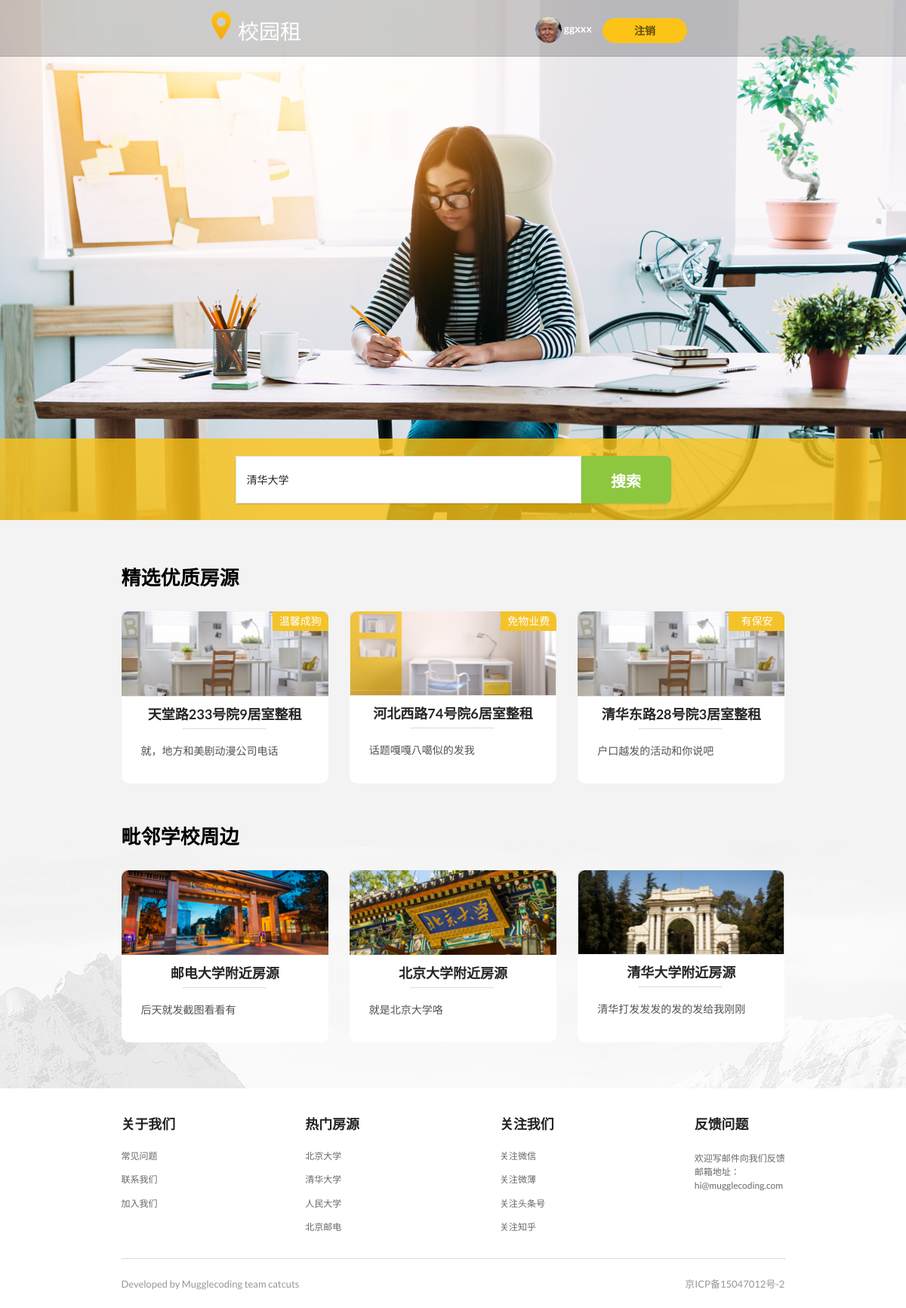
/index/ (signed in), run on the app's committed database.
### workapp/models.py (models this page shows, shortened)
class UserInfo(models.Model):
    belong_to = models.OneToOneField(to=User, related_name='profile')
    username = models.CharField(blank=True, null=False,unique=True,max_length=10)
    phone_number = models.CharField(max_length=11)
    ARTICLE_CHOICES = {
        ('保密', '保密'),
        ('男', '男'),
        ('女', '女'),
    }
    sex = models.CharField(choices=ARTICLE_CHOICES, max_length=10,default='保密')
    email = models.EmailField(blank=True, null=False)
    profile_image = models.ImageField(upload_to='avatar',default='avatar/wenhao.png')

class HouseInfo(models.Model):
    title = models.CharField(max_length=200)# 房源标题
    rent = models.IntegerField(default=1000)# 房源价格
    type = models.CharField(max_length=200)# 类型
    house = models.TextField(default="",blank=True)# 房屋信息
    mianji = models.IntegerField(default=50)
    louceng = models.TextField(default="",blank=True)
    address = models.CharField(max_length=200,blank=True)# 地址信息
    community = models.TextField(default="",blank=True)# 小区信息
    circum = models.TextField(default="",blank=True)# 周边信息
    translate = models.TextField(default="",blank=True)# 交通信息
    installations = models.CharField(max_length=200,blank=True)# 设施信息
    area_to = models.ManyToManyField(to=Area, related_name='area_to')# 房源对应学校名字
    label = models.CharField( max_length=200,blank=True)# 房源标签
    houseIntroduce = models.TextField(blank=True)# 房源简介
    distance = models.IntegerField(default=500)# 房源和学校距离
    ARTICLE_CHOICES = {
        ('一室一厅一卫', '一室一厅一卫'),
        ('二室一厅一卫', '二室一厅一卫'),
        ('三室一厅一卫', '三室一厅一卫'),
        ('三室一厅两卫', '三室一厅两卫'),
        ('三室两厅两卫', '三室两厅两卫'),
        ('四室两厅两卫', '四室两厅两卫'),
    }
    housetype = models.CharField(choices=ARTICLE_CHOICES,max_length=200,blank=True)# 户型
    pic_index = models.ImageField(upload_to='house_pic',blank=True)
    pic_list = models.ImageField(upload_to='house_pic', blank=True)
    pic_max = models.ImageField(upload_to='house_pic')
    pic_1 = models.ImageField(upload_to='house_pic',blank=True)
    pic_2 = models.ImageField(upload_to='house_pic',blank=True)
    pic_3 = models.ImageField(upload_to='house_pic',blank=True)
    pic_4 = models.ImageField(upload_to='house_pic',blank=True)
    pic_5 = models.ImageField(upload_to='house_pic',blank=True)
    pic_6 = models.ImageField(upload_to='house_pic',blank=True)
    pic_7 = models.ImageField(upload_to='house_pic',blank=True)
    pic_8 = models.ImageField(upload_to='house_pic',blank=True)
    pic_9 = models.ImageField(upload_to='house_pic',blank=True)

class Area(models.Model):
    name = models.CharField(max_length=100)
    introduce = models.TextField(null=True,blank=True)
    pic = models.ImageField(upload_to='area_pic',blank='area_pic/img5.png',null=True)

### workapp/views.py (the view)
# urls.py: url(r'^index/$',index,name='index'),
def index(request):
    area_list = Area.objects.all().order_by('?')[:3]
    house_list = HouseInfo.objects.all().order_by('?')[:3]
    context={}
    context['area_list'] = area_list
    context['house_list'] = house_list
    if request.method == 'POST':
        area = request.POST['area']
        return redirect(to='list', id=area)
    return render(request, 'index.html', context)

### workapp/templates/index.html (shortened to what this page needs)
<!DOCTYPE html>
{% load staticfiles %}
<html>
    <head>
        <link rel="stylesheet" href="{% static 'css/semantic.css' %}" media="screen" title="no title" charset="utf-8">
        <link rel="stylesheet" href="{% static 'css/CampusRenting-LandingPage.css' %}" media="screen" title="no title" charset="utf-8">
    </head>
    <body style="overflow: scroll;">
        <div class="ui vertical basic segment banner">
            <div class="ui vertical segment masterhead">
                <div class="ui text menu in-masterhead">
                    <a class="image-logo in-menu-masterhead" href="#">
                        <img src="/static/image/租房项目切图/1首页/logo.png" alt="" />
                    </a>
                    <a class="text-logo in-menu-masterhead" href="#">校园租</a>
                    <div class="ui right text menu in-menu-masterhead">
                        {% if request.user.is_authenticated %}
                            <div class="item">
                                <a href="{% url 'userinfo' %}"><h5 class="ui inverted header">
                                        <div class="ui mini circular image">
                                            {% if request.user.profile.profile_image %}
                                                <img src="/upload/{{ request.user.profile.profile_image }}" alt="" />
                                            {% else %}
                                                <img src="http://semantic-ui.com/images/avatar/small/matt.jpg" alt="" />
                                            {% endif %}
                                        </div>
                                        <span>{{ request.user.profile.username|default:request.user.username }}</span>
                                </h5></a>
                            </div>
                            <div class="item">
                                <a href="{% url 'logout' %}" class="ui circular button in-menu-masterhead">注销</a>
                            </div>
                        {% endif %}
                    </div>
                </div>
            </div>
            <div class="ui vertical basic segment seachpanel">
                <div class="ui container searchpanel">
                    <div class="ui borderless menu in-searchpanel">
                        <form method="post">
                            <div class="ui search selection dropdown in-searchpanel" >
                                <div class="ui form" >
                                    <div class="field">
                                        <select name="area" style="height: 63px;-moz-appearance: none;-webkit-appearance: none;">
                                            <option value=1>清华大学</option>
                                        </select>
                                    </div>
                                </div>
                                <button type="submit" class="ui button in-searchpanel" style="position: absolute;right:0;top:0;transform:translate(100%,0)">
                                    搜索
                                </button>
                            </div>
                        </form>
                    </div>
                </div>
            </div>
        </div>
        <div class="ui vertical basic segment displaywindow">
            <div class="ui container displaywindow">
                <h1 class="ui header in-displaywindow">精选优质房源</h1>
                <div class="ui three column grid in-displaywindow">
                    {% for house in house_list %}
                        <div class="column in-displaywindow">
                            <div class="ui card in-displaywindow">
                                <a class="image in-card" href="{% url 'detail' house.id %}">
                                    <div class="label in-card">{{ house.label }}</div>
                                    <img src="/upload/{{ house.pic_index }}" alt="" />
                                </a>
                                <div class="content in-card">
                                    <a class="header in-card" href="{% url 'detail' house.id %}">{{house.title}}</a>
                                    <div class="ui divider in-card"></div>
                                    <div class="description in-card">
                                        {{ house.houseIntroduce }}
                                    </div>
                                </div>
                            </div>
                        </div>
                    {% endfor %}
                </div>
                <h1 class="ui header in-displaywindow">毗邻学校周边</h1>
                <div class="ui three column grid in-displaywindow">
                    {% for area in area_list %}
                        <div class="column in-displaywindow">
                            <div class="ui card in-displaywindow">
                                <a class="image in-card" href="{% url 'list' id=area.id %}">
                                    <img src="/upload/{{ area.pic }}" alt="" />
                                </a>
                                <div class="content in-card">
                                    <a class="header in-card" href="{% url 'list' id=area.id %}">{{ area.name }}附近房源</a>
                                    <div class="ui divider in-card"></div>
                                    <div class="description in-card">
                                        {{ area.introduce }}
                                    </div>
                                </div>
                            </div>
                        </div>
                    {% endfor %}
                </div>
            </div>
        </div>
        <div class="ui vertical segment footer">
            <div class="ui container footer">
                <div class="ui grid footer">
                    <div class="four wide column in-footer">
                        <div class="ui vertical text menu in-footer">
                            <div class="item header-in-menu-footer">
                                <h3 class="ui header">关于我们</h3>
                            </div>
                            <div class="item in-menu-footer">常见问题</div>
                            <div class="item in-menu-footer">联系我们</div>
                            <div class="item in-menu-footer">加入我们</div>
                        </div>
                    </div>
                    <div class="four wide column in-footer" style="padding-left: 31px;">
                        <div class="ui vertical text menu in-footer">
                            <div class="item header-in-menu-footer">
                                <h3 class="ui header">热门房源</h3>
                            </div>
                            <div class="item in-menu-footer">北京大学</div>
                            <div class="item in-menu-footer">清华大学</div>
                            <div class="item in-menu-footer">人民大学</div>
                            <div class="item in-menu-footer">北京邮电</div>
                        </div>
                    </div>
                    <div class="four wide column in-footer" style="padding-left: 62px;">
                        <div class="ui vertical text menu in-footer">
                            <div class="item header-in-menu-footer">
                                <h3 class="ui header">关注我们</h3>
                            </div>
                            <div class="item in-menu-footer">关注微信</div>
                            <div class="item in-menu-footer">关注微薄</div>
                            <div class="item in-menu-footer">关注头条号</div>
                            <div class="item in-menu-footer">关注知乎</div>
                        </div>
                    </div>
                    <div class="four wide column in-footer" style="padding-left: 93px;">
                        <div class="ui vertical text menu in-footer">
                            <div class="item header-in-menu-footer">
                                <h3 class="ui header">反馈问题</h3>
                            </div>
                            <div class="item in-menu-footer" style="line-height: 150%;">
                                欢迎写邮件向我们反馈<br />
                                邮箱地址：<br />
                                hi@mugglecoding.com
                            </div>
                        </div>
                    </div>
                </div>
                <div class="ui divider in-footer"></div>
                <div class="text-left in-footer">
                    Developed by Mugglecoding team catcuts
                </div>
                <div class="text-right in-footer">
                    京ICP备15047012号-2
                </div>
            </div>
        </div>
    </body>
</html>

### workapp/static/css/CampusRenting-LandingPage.css (style rules this page uses)
.ui.vertical.basic.segment.banner { height: 689px; background-image: url('../image/租房项目切图/1首页/cover_beautified.png'); background-size: cover; background-repeat: no-repeat; padding: 0; margin: 0; width:expression(document.body.clientWidth <= 960? "960px": "auto"); min-width:960px; }
.ui.vertical.segment.masterhead { height: 75px; background-color: rgba(0, 0, 0, 0.2); padding: 0; margin: 0; }
.ui.text.menu.in-masterhead { height: 75px; padding: 0; margin: 0; }
.image-logo.in-menu-masterhead { margin: 15px 9px 22px 280px; }
.text-logo.in-menu-masterhead { min-width: 84px; font-size: 28px; color: #ffffff; padding-top: 12px; margin: 19px auto 15px 0; }
.ui.right.text.menu.in-menu-masterhead { height: 33px; padding: 0; margin: 20px 283px 22px 584px; }
.ui.circular.button.in-menu-masterhead { background-color: #fcc416; width: 112px; height: 33px; padding: 0; margin: 0 0 0 30px; }
.ui.vertical.basic.segment.seachpanel { height: 109px; background-color: rgba(252, 195, 22, 0.8); padding-top: 23px; padding-bottom: 23px; position: relative; top: 506px; }
.ui.container.searchpanel, .ui.borderless.menu.in-searchpanel { width: 577px; height: 63px; border: 0; border-radius: 0 10px 10px 0; padding: 0; margin: 0; }
.ui.search.selection.dropdown.in-searchpanel { width: 458px; height: 63px; background-color: #ffffff; border: 0; border-radius: 0; padding: 0; margin: 0; }
.ui.button.in-searchpanel { width: 119px; height: 63px; border-radius: 0 8px 8px 0; background-color: #8dc63f; padding-top: 19px; margin: 0 0 0 0; font-size: 20px; font-weight: bold; color: #ffffff; }
.ui.vertical.basic.segment.displaywindow { height: 753px; background-image: url('../image/租房项目切图/1首页/photo_bg.png'); background-size: cover; background-repeat: no-repeat; background-position: bottom; padding: 0; margin: 0; width:expression(document.body.clientWidth <= 960? "960px": "auto"); min-width:960px; }
.ui.container.displaywindow { width: 879px; padding-top: 60px; margin: 0; }
.ui.header.in-displaywindow { min-width: 156px; height: 38px; font-size: 26px; color: #000000; margin-top: 0; margin-bottom: 23px; }
.ui.three.column.grid.in-displaywindow { margin-bottom: 40px; }
.ui.card.in-displaywindow { height: 228px; border-radius: 10px; box-shadow: none; }
.label.in-card { width: 74px; min-width: 56px; height: 26px; border-radius: 0 10px 0 0; font-size: 14px; text-align: center; padding-top: 3px; color: #ffffff; background-color: #f4c32a; position: absolute; left: 100%; transform: translate(-100%,0); }
.content.in-card { padding-left: 26px !important; padding-right: 26px !important; padding-bottom: 17px !important; }
.header.in-card { min-width: 144px; height: 27px; font-size: 18px; color: #000000; padding-top: 2px; margin-bottom: 5px; text-align: center; }
.ui.divider.in-card { width: 110px; border: solid 1px #d6d6d6; margin-top: 0; margin-bottom: 18px; margin-left: 55px; }
.description.in-card { min-width: 227px; height: 40px; font-size: 14px; color: #9b9b9b; }
.ui.vertical.segment.footer { height: 281px; }
.ui.container.footer { width: 879px; min-width: 879px; }
.four.wide.column.in-footer { padding-top: 24px; background-color: #ffffff; }
.item.header-in-menu-footer { min-width: 64px; font-size: 16px; color: #666666; padding-left: 0 !important; padding-bottom: 0 !important; margin-bottom: 20px !important; }
.item.in-menu-footer { min-width: 48px; font-size: 12px; color: #979797; padding-left: 0 !important; margin-top: 0px !important; margin-bottom: 11px !important; }
.ui.divider.in-footer { border: solid 1px #d8d8d8; margin-top: 19px; }
.text-left.in-footer { min-width: 226px; font-size: 13px; color: #979797; margin-top: 8px; margin-bottom: 22px; display: inline-block; }
.text-right.in-footer { min-width: 128px; font-size: 13px; color: #979797; margin-top: 8px; margin-bottom: 22px; margin-left: 508px; display: inline-block; }

### data on the page
HouseInfo: label "温馨成狗", pic_index (picture), title "天堂路233号院9居室整租", houseIntroduce "就，地方和美剧动漫公司电话"
HouseInfo: label "免物业费", pic_index (picture), title "河北西路74号院6居室整租", houseIntroduce "话题嘎嘎八噶似的发我"
HouseInfo: label "有保安", pic_index (picture), title "清华东路28号院3居室整租", houseIntroduce "户口越发的活动和你说吧"
Area: pic (picture), name "邮电大学", introduce "后天就发截图看看有"
Area: pic (picture), name "北京大学", introduce "就是北京大学咯"
Area: pic (picture), name "清华大学", introduce "清华打发发发的发的发给我刚刚"

### other printed values
{{ request.user.profile.username|default:request.user.username }} "ggxxx"
